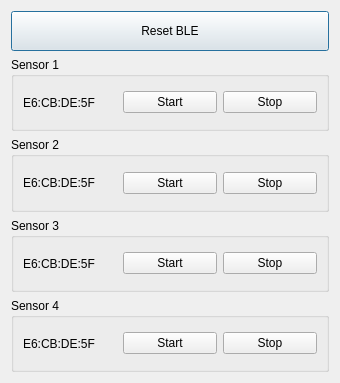
<?xml version="1.0" encoding="UTF-8"?>
<ui version="4.0">
 <class>Dialog</class>
 <widget class="QDialog" name="Dialog">
  <property name="geometry">
   <rect>
    <x>0</x>
    <y>0</y>
    <width>340</width>
    <height>383</height>
   </rect>
  </property>
  <property name="windowTitle">
   <string>Dialog</string>
  </property>
  <layout class="QVBoxLayout" name="verticalLayout">
   <item>
    <widget class="QPushButton" name="ResetButton">
     <property name="minimumSize">
      <size>
       <width>0</width>
       <height>40</height>
      </size>
     </property>
     <property name="text">
      <string>Reset BLE</string>
     </property>
    </widget>
   </item>
   <item>
    <widget class="QGroupBox" name="groupBox_S1">
     <property name="title">
      <string>Sensor 1</string>
     </property>
     <layout class="QHBoxLayout" name="horizontalLayout_2">
      <item>
       <layout class="QHBoxLayout" name="horizontalLayout">
        <item>
         <widget class="QLabel" name="label_MacAddrS1">
          <property name="text">
           <string>E6:CB:DE:5F</string>
          </property>
         </widget>
        </item>
        <item>
         <widget class="QPushButton" name="pushButton_StartS1">
          <property name="text">
           <string>Start</string>
          </property>
         </widget>
        </item>
        <item>
         <widget class="QPushButton" name="pushButton__StopS1">
          <property name="text">
           <string>Stop</string>
          </property>
         </widget>
        </item>
       </layout>
      </item>
     </layout>
    </widget>
   </item>
   <item>
    <widget class="QGroupBox" name="groupBox__S2">
     <property name="title">
      <string>Sensor 2</string>
     </property>
     <layout class="QHBoxLayout" name="horizontalLayout_3">
      <item>
       <layout class="QHBoxLayout" name="horizontalLayout_4">
        <item>
         <widget class="QLabel" name="label__MacAddrS2">
          <property name="text">
           <string>E6:CB:DE:5F</string>
          </property>
         </widget>
        </item>
        <item>
         <widget class="QPushButton" name="pushButton_StartS2">
          <property name="text">
           <string>Start</string>
          </property>
         </widget>
        </item>
        <item>
         <widget class="QPushButton" name="pushButton_StopS2">
          <property name="text">
           <string>Stop</string>
          </property>
         </widget>
        </item>
       </layout>
      </item>
     </layout>
    </widget>
   </item>
   <item>
    <widget class="QGroupBox" name="groupBox__S3">
     <property name="title">
      <string>Sensor 3</string>
     </property>
     <layout class="QHBoxLayout" name="horizontalLayout_5">
      <item>
       <layout class="QHBoxLayout" name="horizontalLayout_6">
        <item>
         <widget class="QLabel" name="label__MacAddrS3">
          <property name="text">
           <string>E6:CB:DE:5F</string>
          </property>
         </widget>
        </item>
        <item>
         <widget class="QPushButton" name="pushButton__StartS3">
          <property name="text">
           <string>Start</string>
          </property>
         </widget>
        </item>
        <item>
         <widget class="QPushButton" name="pushButton_StopS3">
          <property name="text">
           <string>Stop</string>
          </property>
         </widget>
        </item>
       </layout>
      </item>
     </layout>
    </widget>
   </item>
   <item>
    <widget class="QGroupBox" name="groupBox_S4">
     <property name="title">
      <string>Sensor 4</string>
     </property>
     <layout class="QHBoxLayout" name="horizontalLayout_7">
      <item>
       <layout class="QHBoxLayout" name="horizontalLayout_8">
        <item>
         <widget class="QLabel" name="label__MacAddrS4">
          <property name="text">
           <string>E6:CB:DE:5F</string>
          </property>
         </widget>
        </item>
        <item>
         <widget class="QPushButton" name="pushButton__StartS4">
          <property name="text">
           <string>Start</string>
          </property>
         </widget>
        </item>
        <item>
         <widget class="QPushButton" name="pushButton_StopS4">
          <property name="text">
           <string>Stop</string>
          </property>
         </widget>
        </item>
       </layout>
      </item>
     </layout>
    </widget>
   </item>
  </layout>
  <zorder>groupBox_S1</zorder>
  <zorder>ResetButton</zorder>
  <zorder>groupBox__S2</zorder>
  <zorder>groupBox__S3</zorder>
  <zorder>groupBox_S4</zorder>
 </widget>
 <resources/>
 <connections/>
</ui>
